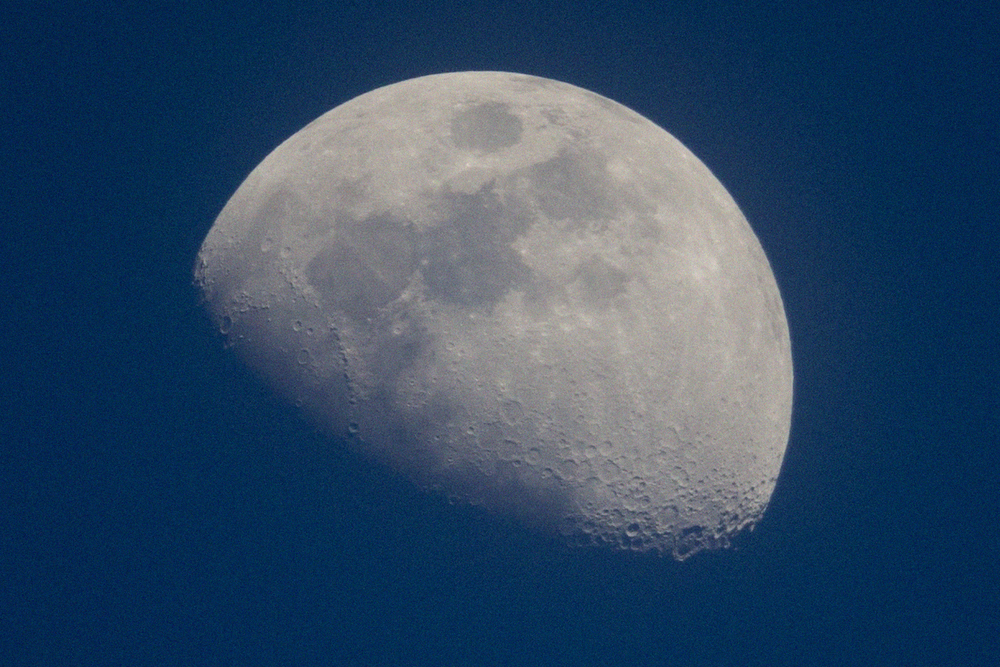
%> input picture diptest/Moon.bmp, 1000 x 667 px, shrunk from 1280 x 854 before the run
$ octave colorh.m   (GNU Octave 9; MATLAB toolbox functions it lacks are replaced by stand-ins)
%> lines starting %> are read from the running program, lines starting %| are printed output that depends on the picture
%> further down, fc is the input picture: size 667x1000x3 uint8; mean R, G, B 48.4, 73.4, 100.3
### diptest/rgb2hsi.m
function hsi=rgb2hsi(rgb)
%RGB2HSI Converts an RGB image to HSI
%   HSI=RGB2HSI(rgb) converts an RGB image to HSI. The input image is
%   assumed to be of size M-by-N-by-3, where the third dimension accounts
%   for three image planes:red, green, and blue, in that order. If all RGB
%   component images are equal, the HSI conversion is undefined. Ths input
%   image can be of class double (with values in the rang[0,1]), uint8, or
%   uint16.
%   The output image, HSI, is of class double, where:
%       hsi(:,:,1)= hue image normalized values to the range [0,1] by
%                   dividing all angle values by 2*pi.
%       hsi(:,:,2)=saturation image, in the range [0,1].
%       hsi(:,:,3)=intensity image, in the range [0,1].
%Extract the individual component images.
rgb=im2double(rgb);
r=rgb(:,:,1);
g=rgb(:,:,2);
b=rgb(:,:,3);
%Implement the conversion equations.
num=0.5*((r-g)+(r-b));
den=sqrt((r-g).^2+(r-b).*(g-b));
theta=acos(num./(den+eps));
H=theta;
H(b>g)=2*pi-H(b>g);
H=H/(2*pi);
num=min(min(r,g),b);
den=r+g+b;
den(den==0)=eps;
S=1-3.*num./den;
H(S==0)=0;
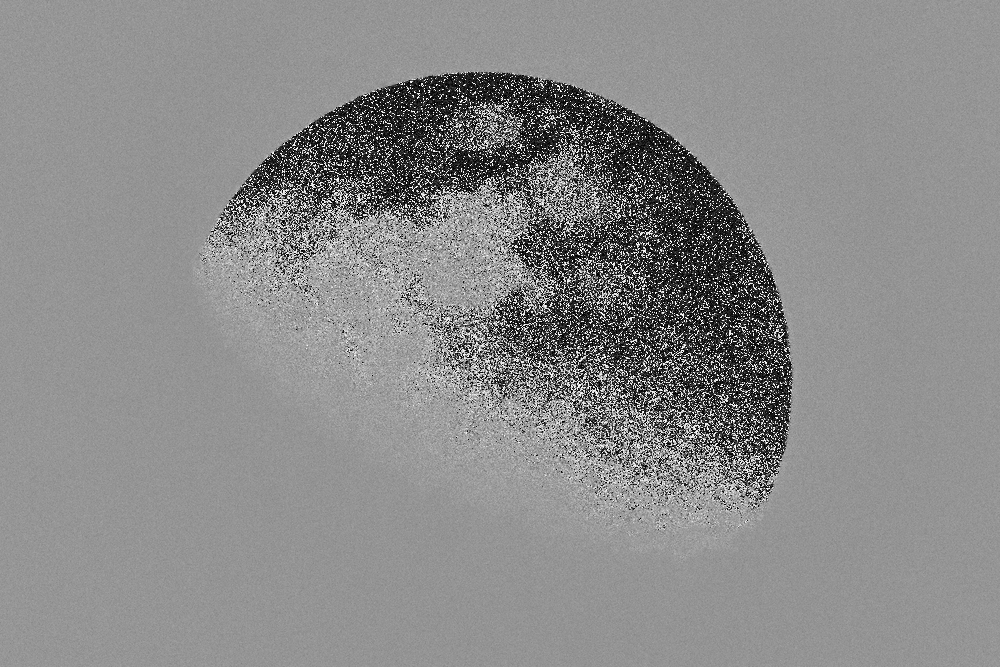
%> H: size 667x1000 double; min 0, max 0.995, mean 0.542
I=(r+g+b)/3;
%Combine all three results into an hsi image.
hsi=cat(3,H,S,I);

### diptest/hsi2rgb.m
function rgb=hsi2rgb(hsi)
%HSI2RGB Converts an HSI image to RGB.
%   HSI2RGB Converts an HSI image to RGB, where HSI is assumed to be of
%   class double with:
%       hsi(:,:,1)= hue image normalized values to the range [0,1] by
%                   dividing all angle values by 2*pi.
%       hsi(:,:,2)=saturation image, in the range [0,1].
%       hsi(:,:,3)=intensity image, in the range [0,1].
%   The components of the output image are:
%       rgb(:,:,1)=red;
%       rgb(:,:,2)=green.
%       rgb(:,:,3)=blue.
%Extract the individaul HSI component images.
H=hsi(:,:,1)*2*pi;
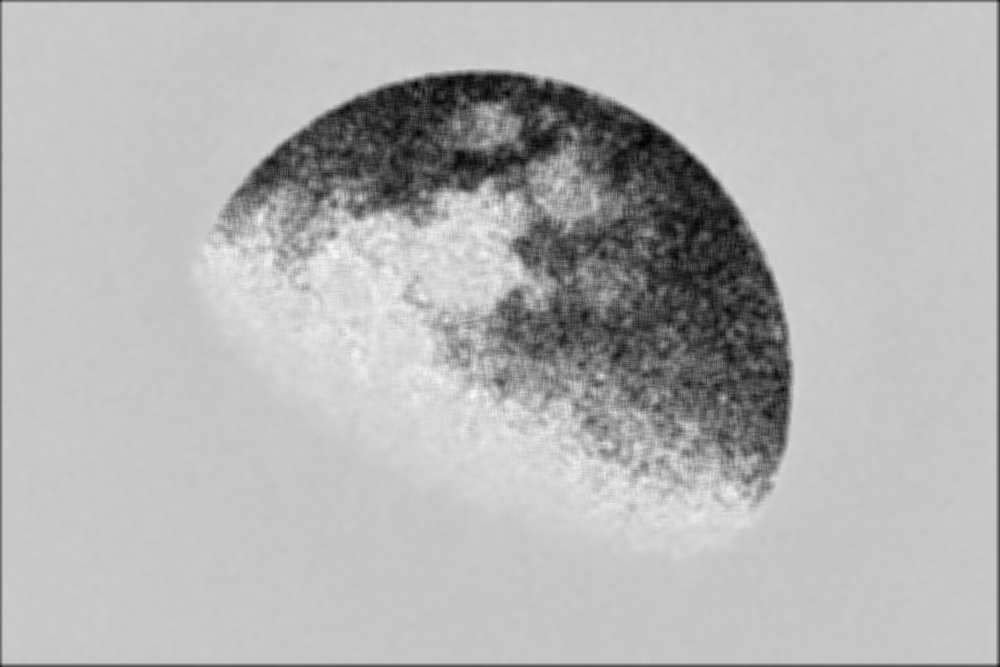
%> H: size 667x1000 double; min 0.662, max 4.52, mean 3.39; drawn with min black and max white
S=hsi(:,:,2);
I=hsi(:,:,3);
%Implement the conversion equations.
R=zeros(size(hsi,1),size(hsi,2));
G=zeros(size(hsi,1),size(hsi,2));
B=zeros(size(hsi,1),size(hsi,2));
% RG sector (0<=H<2*pi/3).
idx=find((0<=H)&(H<2*pi/3));
%> idx = 68000 values from 1 to 667000
B(idx)=I(idx).*(1-S(idx));
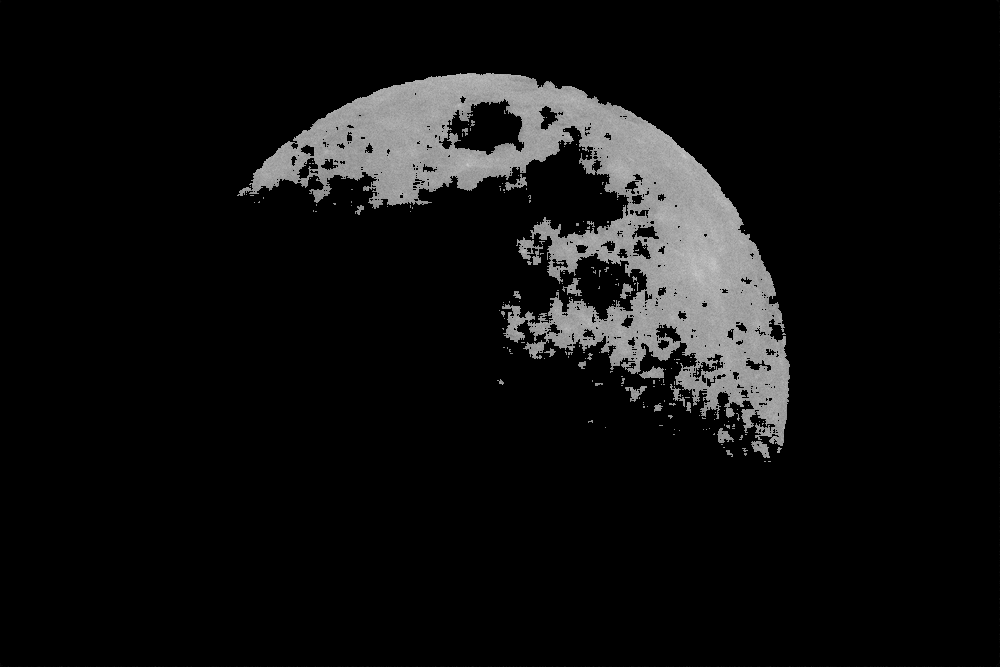
%> B: size 667x1000 double; min 0, max 0.808, mean 0.0625
R(idx)=I(idx).*(1+S(idx).*cos(H(idx))./cos(pi/3-H(idx)));
G(idx)=3*I(idx)-(R(idx)+B(idx));
%BG sector (2*pi/3<=H<4*pi/3).
idx=find((2*pi/3<=H)&(H<4*pi/3));
%> idx = 598215 values from 4 to 666329
R(idx)=I(idx).*(1-S(idx));
G(idx)=I(idx).*(1+S(idx).*cos(H(idx)-2*pi/3)./cos(pi-H(idx)));
B(idx)=3*I(idx)-(R(idx)+G(idx));
%BR sector.
idx=find((4*pi/3<=H)&(H<=2*pi));
%> idx = 785 values from 139655 to 490740
G(idx)=I(idx).*(1-S(idx));
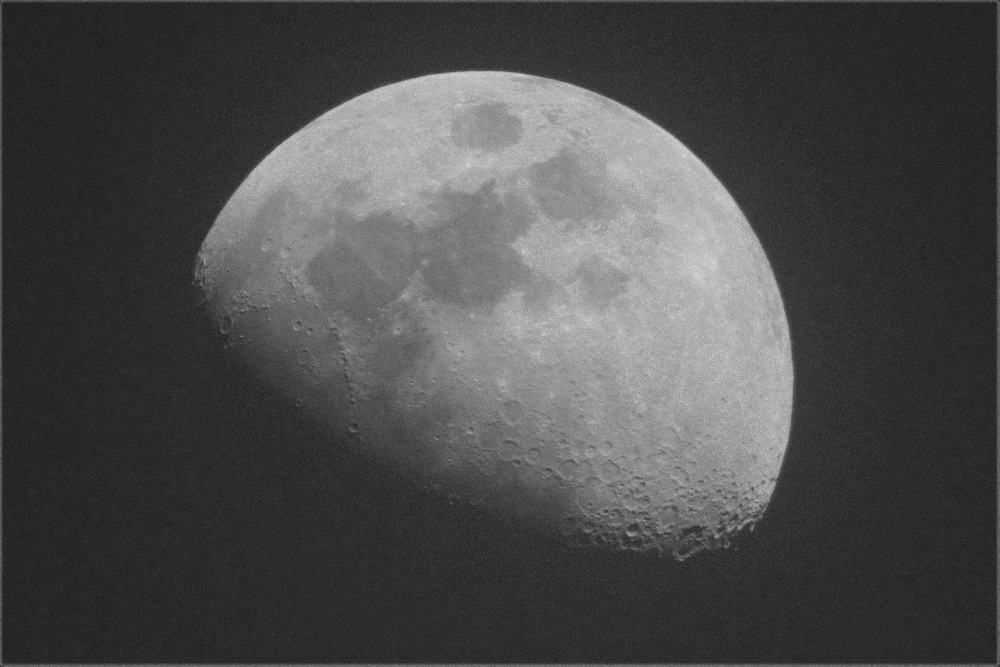
%> G: size 667x1000 double; min 0.0943, max 0.867, mean 0.296
B(idx)=I(idx).*(1+S(idx).*cos(H(idx)-4*pi/3)./cos(5*pi/3-H(idx)));
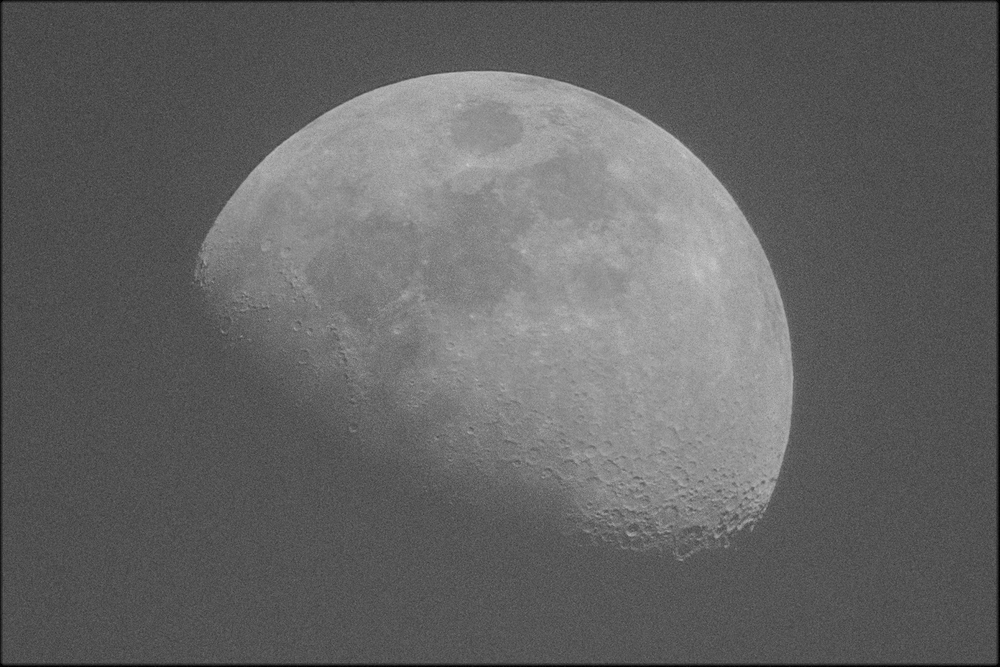
%> B: size 667x1000 double; min 0, max 0.808, mean 0.391; mean of the top-left, top-right, bottom-left and bottom-right quarters 0.402, 0.418, 0.342, 0.403
R(idx)=3*I(idx)-(G(idx)+B(idx));
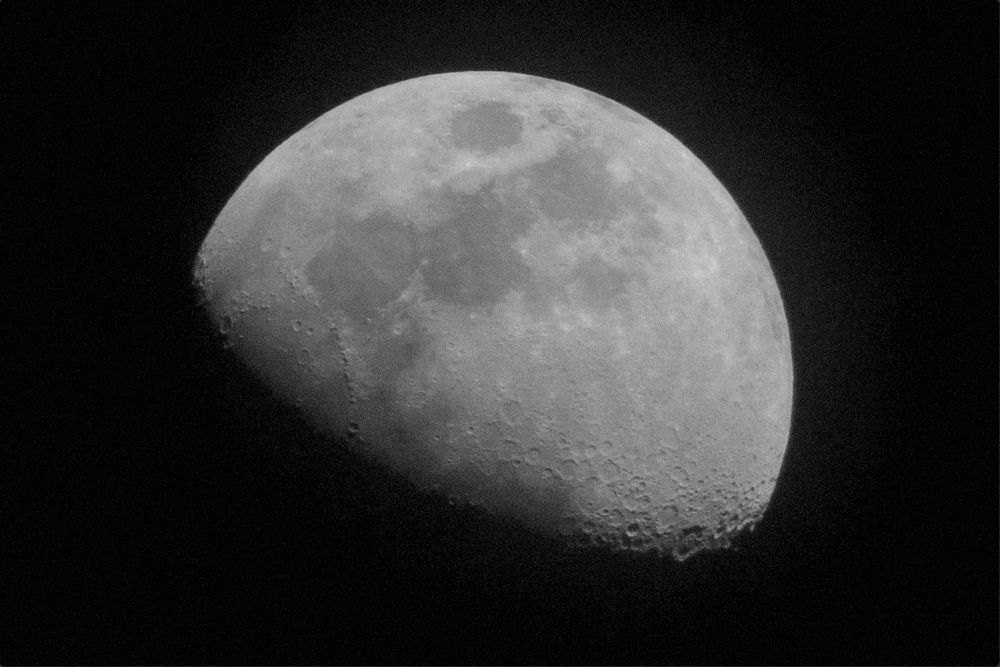
%> R: size 667x1000 double; min 0, max 0.85, mean 0.184
%Combine all three results into an RGB image. Clip to [0,1] to compensate for floating-point arithmetic rounding effects.
rgb=cat(3,R,G,B);
rgb=max(min(rgb,1),0);

### diptest/colorh.m
clear,clc
fc = imread('Moon.bmp');
h = rgb2hsi(fc);
H = h (:,:,1);
S = h (:,:,2);
I = h (:,:,3);

figure;imshow(fc);  title('原图');
m=fspecial('average',[8,8]);
h_filtered=imfilter(H,m);
img_h_filtered = cat(3,h_filtered,S,I);
rgb_h_filtered = hsi2rgb(img_h_filtered);
figure;imshow(rgb_h_filtered);  title('H分量模糊后');
imwrite(rgb_h_filtered, 'H分量模糊后.jpg');
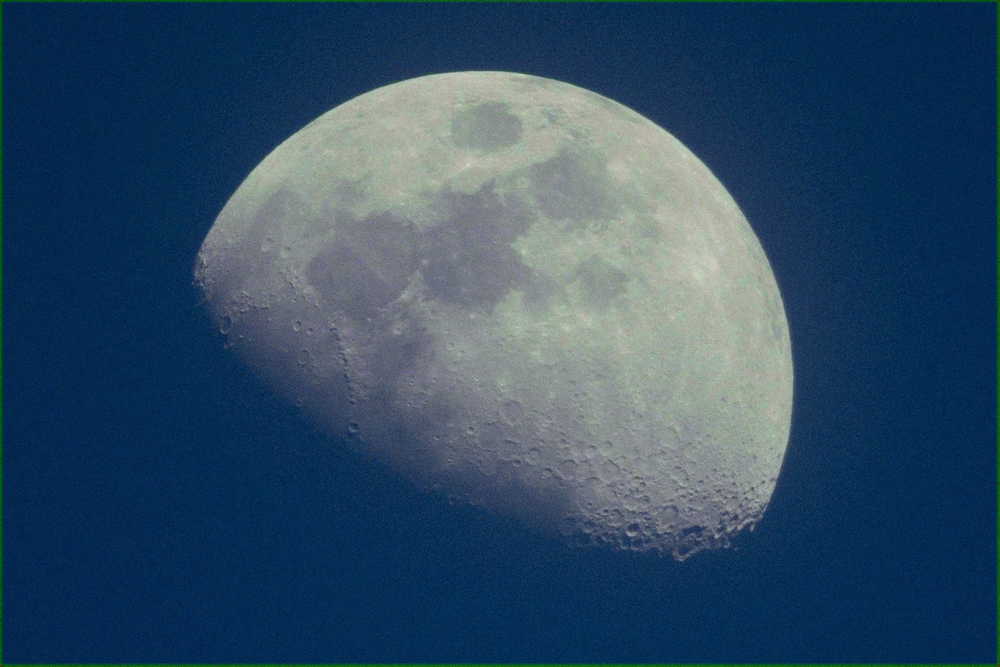
%> saved as H分量模糊后.jpg: size 667x1000x3 uint8; mean R, G, B 46.9, 75.4, 99.8
